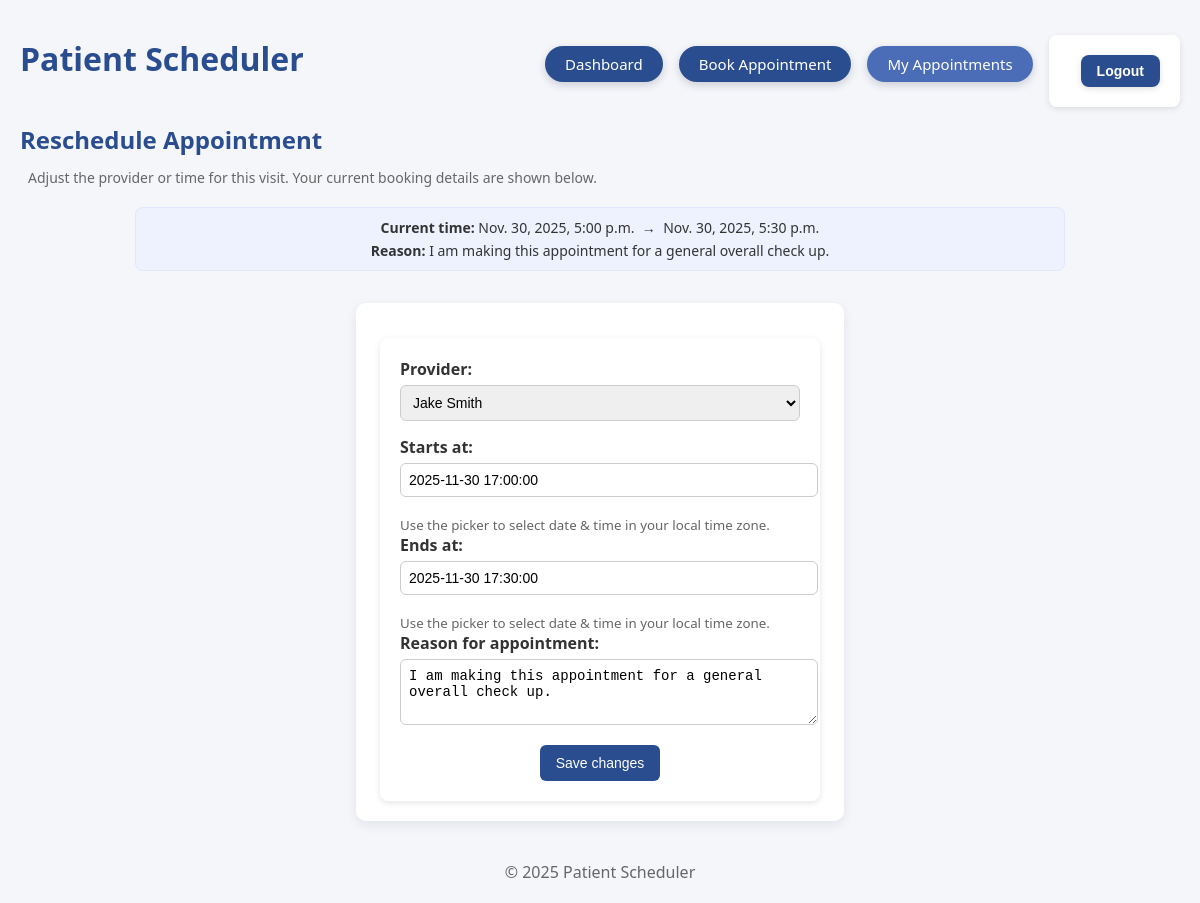
Page /reschedule/4/ (signed in) on the earlier database version.
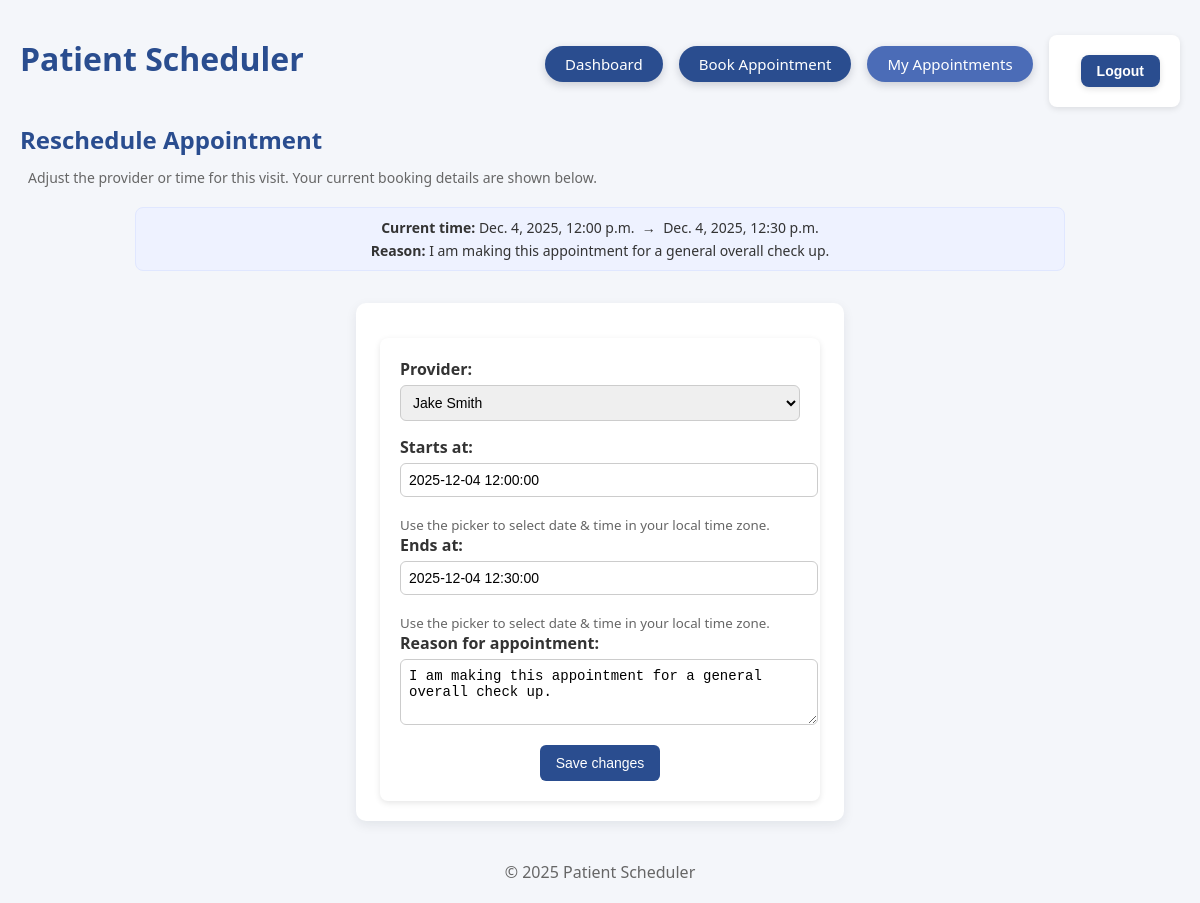
Same page on the later database version.
### booking/models.py (models this page shows, shortened)
class Appointment(models.Model):
    STATUS = (("BOOKED", "BOOKED"), ("CANCELED", "CANCELED"), ("RESCHEDULED", "RESCHEDULED"))
    patient = models.ForeignKey(User, on_delete=models.CASCADE, related_name="patient_appointments")
    provider = models.ForeignKey(Provider, on_delete=models.CASCADE)
    starts_at = models.DateTimeField()
    ends_at = models.DateTimeField()
    status = models.CharField(max_length=12, choices=STATUS, default="BOOKED")
    reason = models.TextField(blank=True, null=True)

### booking/views.py (the view)
# urls.py: path("reschedule/<int:pk>/", reschedule_appointment, name="reschedule_appointment"),
@login_required
def reschedule_appointment(request, pk):
    appt = get_object_or_404(Appointment, pk=pk, patient=request.user)
    if request.method == "POST":
        form = BookingForm(request.POST)
        if form.is_valid():
            data = form.cleaned_data
            clash = (
                Appointment.objects.filter(
                    provider=data["provider"],
                    starts_at__lt=data["ends_at"],
                    ends_at__gt=data["starts_at"],
                )
                .exclude(pk=appt.pk)
                .exists()
            )
            if clash:
                messages.error(request, "That new slot is already taken.")
            else:
                appt.provider = data["provider"]
                appt.starts_at = data["starts_at"]
                appt.ends_at = data["ends_at"]
                appt.reason = data.get("reason", appt.reason)  # <-- KEEP/UPDATE REASON
                appt.status = "RESCHEDULED"
                appt.save()
                messages.success(request, "Appointment rescheduled.")
                return redirect("my_appointments")
    else:
        form = BookingForm(
            initial={
                "provider": appt.provider_id,
                "starts_at": appt.starts_at,
                "ends_at": appt.ends_at,
                "reason": appt.reason,  # <-- PREFILL REASON IN FORM
            }
        )
    return render(request, "booking/reschedule.html", {"form": form, "appt": appt})

### booking/forms.py (shortened to what this page needs)
class BookingForm(forms.ModelForm):
    class Meta:
        model = Appointment
        fields = ["provider", "starts_at", "ends_at", "reason"]
        widgets = {
            "starts_at": forms.TextInput(
                attrs={"class": "datetime-input", "placeholder": "Select start date & time"}
            ),
            "ends_at": forms.TextInput(
                attrs={"class": "datetime-input", "placeholder": "Select end date & time"}
            ),
            "reason": forms.Textarea(
                attrs={
                    "rows": 3,
                    "placeholder": "Briefly describe the reason for this appointment",
                }
            ),
        }

### booking/models.py (called while the page is built)
    def __str__(self):
        return self.name

### booking/templates/booking/reschedule.html (shortened to what this page needs)
{% extends "booking/base.html" %}
{% block content %}
<div class="page-header">
    <div>
        <h2>Reschedule Appointment</h2>
        <p class="page-subtitle">
            Adjust the provider or time for this visit. Your current booking details are shown below.
        </p>
    </div>
</div>
<div class="current-appt">
    <div>
        <span class="label">Current time:</span>
        {{ appt.starts_at|date:"M. j, Y, g:i a" }}
        &nbsp;→&nbsp;
        {{ appt.ends_at|date:"M. j, Y, g:i a" }}
    </div>
    <div style="margin-top: 4px;">
        <span class="label">Reason:</span>
        {{ appt.reason|default:"—" }}
    </div>
</div>
<div class="page-layout-center">
    <div class="card narrow-card">
        <form method="post">
            <div class="form-group">
                <label for="{{ form.provider.id_for_label }}">Provider:</label>
                {{ form.provider }}
            </div>
            <div class="form-group">
                <label for="{{ form.starts_at.id_for_label }}">Starts at:</label>
                {{ form.starts_at }}
                <small style="display:block; margin-top:4px; color:#666;">
                    Use the picker to select date &amp; time in your local time zone.
                </small>
            </div>
            <div class="form-group">
                <label for="{{ form.ends_at.id_for_label }}">Ends at:</label>
                {{ form.ends_at }}
                <small style="display:block; margin-top:4px; color:#666;">
                    Use the picker to select date &amp; time in your local time zone.
                </small>
            </div>
            <div class="form-group">
                <label for="{{ form.reason.id_for_label }}">Reason for appointment:</label>
                {{ form.reason }}
            </div>
            <button type="submit">Save changes</button>
        </form>
    </div>
</div>
{% endblock %}

Differences in the rows shown:
changed Appointment "I am making this appointment for a general overall check up.": starts_at "Nov. 30, 2025, 5:00 p.m." → "Dec. 4, 2025, 12:00 p.m."; ends_at "Nov. 30, 2025, 5:30 p.m." → "Dec. 4, 2025, 12:30 p.m."; starts_at "2025-11-30 17:00:00" → "2025-12-04 12:00:00"; ends_at "2025-11-30 17:30:00" → "2025-12-04 12:30:00"
